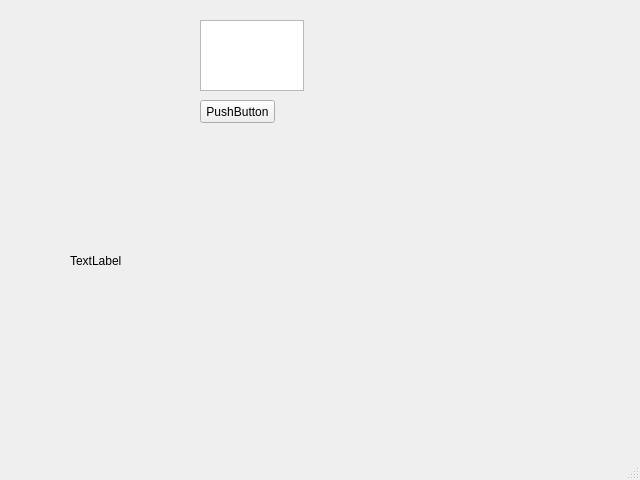
<?xml version="1.0" encoding="UTF-8"?>
<ui version="4.0">
 <class>MainWindow</class>
 <widget class="QMainWindow" name="MainWindow">
  <property name="geometry">
   <rect>
    <x>0</x>
    <y>0</y>
    <width>640</width>
    <height>480</height>
   </rect>
  </property>
  <property name="windowTitle">
   <string>MainWindow</string>
  </property>
  <widget class="QWidget" name="centralwidget">
   <widget class="QPushButton" name="pushButton">
    <property name="geometry">
     <rect>
      <x>200</x>
      <y>100</y>
      <width>75</width>
      <height>23</height>
     </rect>
    </property>
    <property name="text">
     <string>PushButton</string>
    </property>
    <property name="autoDefault">
     <bool>true</bool>
    </property>
    <property name="default">
     <bool>false</bool>
    </property>
   </widget>
   <widget class="QTextEdit" name="textEdit1">
    <property name="geometry">
     <rect>
      <x>200</x>
      <y>20</y>
      <width>104</width>
      <height>71</height>
     </rect>
    </property>
    <property name="cursor" stdset="0">
     <cursorShape>IBeamCursor</cursorShape>
    </property>
   </widget>
   <widget class="QLabel" name="label1">
    <property name="geometry">
     <rect>
      <x>70</x>
      <y>150</y>
      <width>451</width>
      <height>221</height>
     </rect>
    </property>
    <property name="text">
     <string>TextLabel</string>
    </property>
   </widget>
  </widget>
  <widget class="QMenuBar" name="menubar">
   <property name="geometry">
    <rect>
     <x>0</x>
     <y>0</y>
     <width>640</width>
     <height>21</height>
    </rect>
   </property>
  </widget>
  <widget class="QStatusBar" name="statusbar"/>
 </widget>
 <tabstops>
  <tabstop>textEdit1</tabstop>
  <tabstop>pushButton</tabstop>
 </tabstops>
 <resources/>
 <connections>
  <connection>
   <sender>pushButton</sender>
   <signal>clicked()</signal>
   <receiver>textEdit1</receiver>
   <slot>clear()</slot>
   <hints>
    <hint type="sourcelabel">
     <x>258</x>
     <y>134</y>
    </hint>
    <hint type="destinationlabel">
     <x>269</x>
     <y>93</y>
    </hint>
   </hints>
  </connection>
 </connections>
</ui>
